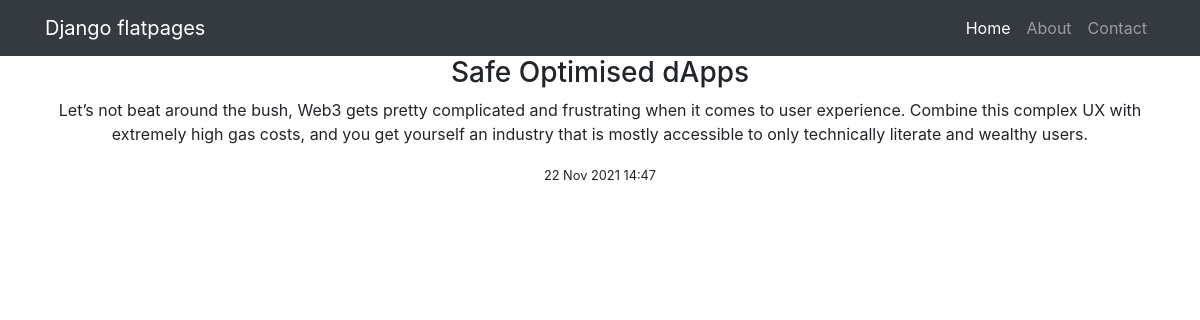
Screenshot of /news/12 with the database file from the repository.
### news/models.py (models this page shows, shortened)
class Post(models.Model):
    authorPost = models.ForeignKey(Author, on_delete =models.CASCADE)
    NEWS = 'NW'
    ARTICLE = 'AR'
    POST_CHOISE = (
       (NEWS, 'Новость'),
       (ARTICLE, 'Статья')
    )
    typePost = models.CharField(max_length=2, choices=POST_CHOISE, default=NEWS)
    datetimePost = models.DateTimeField(auto_now_add=True)
    categoryPost =models.ManyToManyField(Category, through='PostCategory')
    titlePost = models.CharField(max_length= 128)
    textPost = models.TextField()
    ratingPost = models.IntegerField(default = 0)

### news/views.py (the view)
# urls.py: path('<int:pk>', NewsDetail.as_view()),
class NewsDetail(DetailView):
    model = Post
    template_name = 'news_id.html'
    context_object_name = 'news_id'

### news/templatetags/custom_filters.py (called while the page is built)
@register.filter(name='CENSOR')
def censor(text):
    text_censor = ''
    for word in text.split():
        if word.strip('.,"/') in FILTR_CENS:
            word = '$$'
        text_censor += f' {word}'
    return text_censor

### templates/news_id.html (shortened to what this page needs)
{% extends 'flatpages/default.html' %}
{% load custom_filters %}
{% block content %}
<h3>{{ news_id.titlePost|CENSOR }}</h3>
<p>{{ news_id.textPost|CENSOR }}</p>
<small>{{ news_id.datetimePost|date:'d M Y H:i' }}</small>
{% endblock content %}

### rows the page displays
Post: titlePost|CENSOR "Safe Optimised dApps", textPost|CENSOR "Let’s not beat around the bush, Web3 gets pretty complicated and frustrating when it comes to user experience. Combine this complex UX with extremely high gas costs, and you get yourself an industry that is mostly accessible to only technically literate and wealthy users.", datetimePost "22 Nov 2021 14:47"
